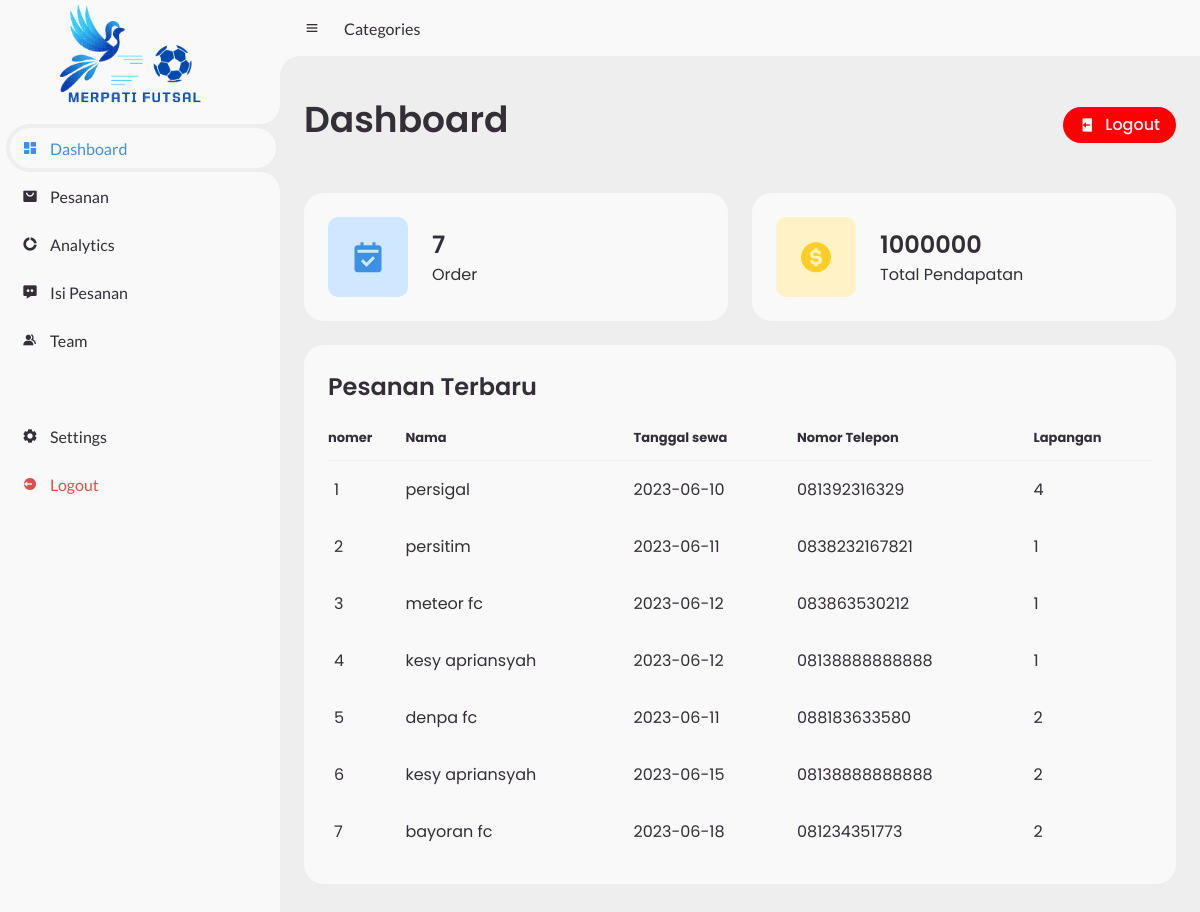
The page /admin1/home.php on the database its author committed.
### tables this page shows
CREATE TABLE `booking` (
  `id` int(11) NOT NULL,
  `nama` varchar(255) NOT NULL,
  `no_telepon` varchar(255) NOT NULL,
  `tanggal` date NOT NULL,
  `waktu` time NOT NULL,
  `durasi` int(11) NOT NULL,
  `jumlah_pemain` int(11) NOT NULL,
  `no_lapangan` int(11) NOT NULL,
  `harga` int(11) NOT NULL,
  `deposito` varchar(255) NOT NULL,
  `keterangan` varchar(255) DEFAULT NULL
);

### admin1/home.php (the view, shortened to what this page needs)
<?php
include('./proses/connection.php');
$query = mysqli_query($connect, "SELECT * FROM booking");
$hasil = mysqli_fetch_all($query, MYSQLI_ASSOC);
    $sql = "SELECT COUNT(*) as id  FROM booking";
    $result = $connect->query($sql);
    $row = $result->fetch_assoc();
    $totalPesanan = $row['id'];
     $data = mysqli_query($connect, "SELECT * FROM booking");
     $jmlh = 0;
     while ($totalharga=$data-> fetch_array() ){
     $jmlh +=$totalharga["harga"];
     }
     $pendapatan = $jmlh;
?>
<!DOCTYPE html>
<html lang="en">
  <head>
    <link href="https://unpkg.com/boxicons@2.0.9/css/boxicons.min.css" rel="stylesheet" />
    <link rel="stylesheet" href="style.css?=<?php echo time(); ?>" />
  </head>
  <body>
  <?php include ('./sidebar.php') ?>
    <section id="content">
      <nav>
        <i class="bx bx-menu"></i>
        <a href="#" class="nav-link ">Categories <?php ?></a>
      </nav>
      <main>
        <div class="head-title">
          <div class="left">
            <h1>Dashboard</h1>
          </div>
          <a href="./proses/logout.php" class="btn-download " style="background-color:red;">
            <i class="bx bxs-log-out"></i>
            <span class="text">Logout</span>
          </a>
        </div>
        <ul class="box-info">
          <li>
            <i class="bx bxs-calendar-check"></i>
            <span class="text">
              <h3><?php echo  $totalPesanan; ?></h3>
              <p>Order</p>
            </span>
          </li>
          <li>
            <i class="bx bxs-dollar-circle"></i>
            <span class="text">
              <h3><?php echo  $pendapatan; ?></h3>
              <p>Total Pendapatan</p>
            </span>
          </li>
        </ul>
        <div class="table-data">
          <div class="order">
            <div class="head">
              <h3>Pesanan Terbaru</h3>
            </div>
            <table>
              <thead>
                <tr>
                  <th>nomer</th>
                  <th>Nama</th>
                  <th>Tanggal sewa</th>
                  <th>Nomor Telepon</th>
                    <th>Lapangan</th>
                </tr>
              </thead>
              <tbody>
                 <?php foreach ($hasil as $key =>
              $value) : ?>
                <tr>
                <td class="px-4"><?php echo $key + 1; ?></td>
                <td class="px-4"><?php echo $value['nama']; ?></td>
                <td class="px-4"><?php echo $value['tanggal']; ?></td>
                <td class="px-4"><?php echo $value['no_telepon']; ?></td>
                <td class="px-4"><?php echo $value['no_lapangan']; ?></td>
                </tr>
                   <?php endforeach ?>
              </tbody>
            </table>
          </div>
        </div>
      </main>
    </section>
  </body>
</html>

### admin1/sidebar.php
<section id="sidebar">
      <a href="./home.php" class="brand">
     <span><img src="../pages-user/image/Biru Putih Ilustrasi Logo Tim Olahraga.png" class="imagelogo" alt=""></span>
      </a>
      <ul class="side-menu top">
        <li class="active">
          <a href="home.php">
            <i class="bx bxs-dashboard"></i>
            <span class="text">Dashboard</span>
          </a>
        </li>
        <li>
          <a href="pesanan.php">
            <i class="bx bxs-shopping-bag-alt"></i>
            <span class="text">Pesanan</span>
          </a>
        </li>
        <li>
          <a href="../pages-user/Home.php" target="_blank">
            <i class="bx bxs-doughnut-chart"></i>
            <span class="text">Analytics</span>
          </a>
        </li>
        <li>
          <a href="./isipesan.php">
            <i class="bx bxs-message-dots"></i>
            <span class="text">Isi Pesanan</span>
          </a>
        </li>
        <li>
          <a href="#">
            <i class="bx bxs-group"></i>
            <span class="text">Team</span>
          </a>
        </li>
      </ul>
      <ul class="side-menu">
        <li>
          <a href="#">
            <i class="bx bxs-cog"></i>
            <span class="text">Settings</span>
          </a>
        </li>
        <li>
          <a href="./proses/logout.php" class="logout">
            <i class="bx bxs-log-out-circle"></i>
            <span class="text">Logout</span>
          </a>
        </li>
      </ul>
    </section>

### rows shown on the page
booking: nama "persigal", tanggal "2023-06-10", no_telepon "081392316329", no_lapangan "4"
booking: nama "persitim", tanggal "2023-06-11", no_telepon "0838232167821", no_lapangan "1"
booking: nama "meteor fc", tanggal "2023-06-12", no_telepon "083863530212", no_lapangan "1"
booking: nama "kesy apriansyah", tanggal "2023-06-12", no_telepon "08138888888888", no_lapangan "1"
booking: nama "denpa fc", tanggal "2023-06-11", no_telepon "088183633580", no_lapangan "2"
booking: nama "kesy apriansyah", tanggal "2023-06-15", no_telepon "08138888888888", no_lapangan "2"
booking: nama "bayoran fc", tanggal "2023-06-18", no_telepon "081234351773", no_lapangan "2"

### other values the page prints
$totalPesanan "7"
$pendapatan "1000000"
